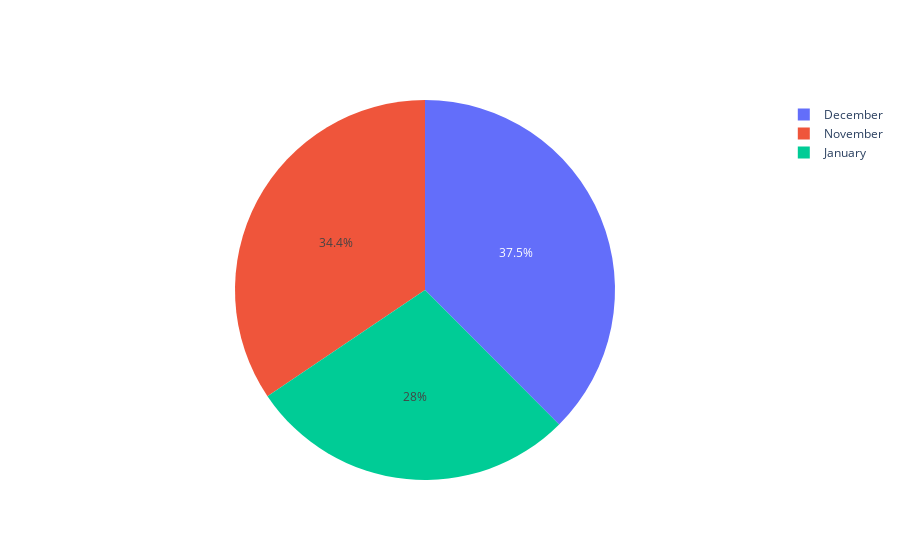

This figure's notebook cell:
### Code cell
months = ['November', 'December', 'January']
total_customers = [13886,15128,11301]
trace = go.Pie(labels = months, values = total_customers)
data = [trace]
fig = go.Figure(data = data)
iplot(fig)

### Figure 1 — Plotly figure (JSON) as saved in the notebook; plotly's stock layout.template omitted (floating-point values rounded to 4 significant figures)
{"data": [{"labels": ["November", "December", "January"], "type": "pie", "values": [13886, 15128, 11301]}], "layout": {}}
